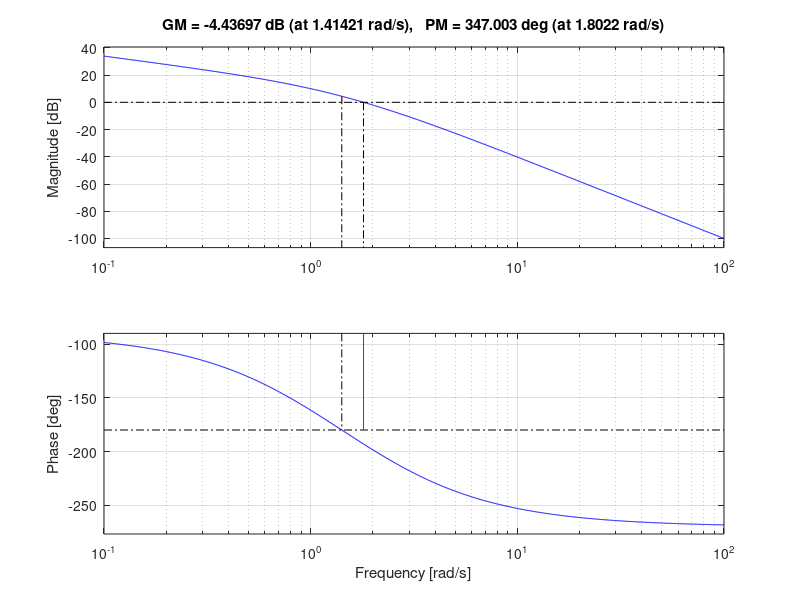

This chart was generated by the following MATLAB code:
% Transfer Function: G(s)H(s) = 10 / (s^3 + 3s^2 + 2s)
n1 = [10];
d1 = [1 3 2 0];
g1 = tf(n1, d1);

% Bode Plot
bode(g1);
margin(g1);  % Shows Gain Margin & Phase Margin
